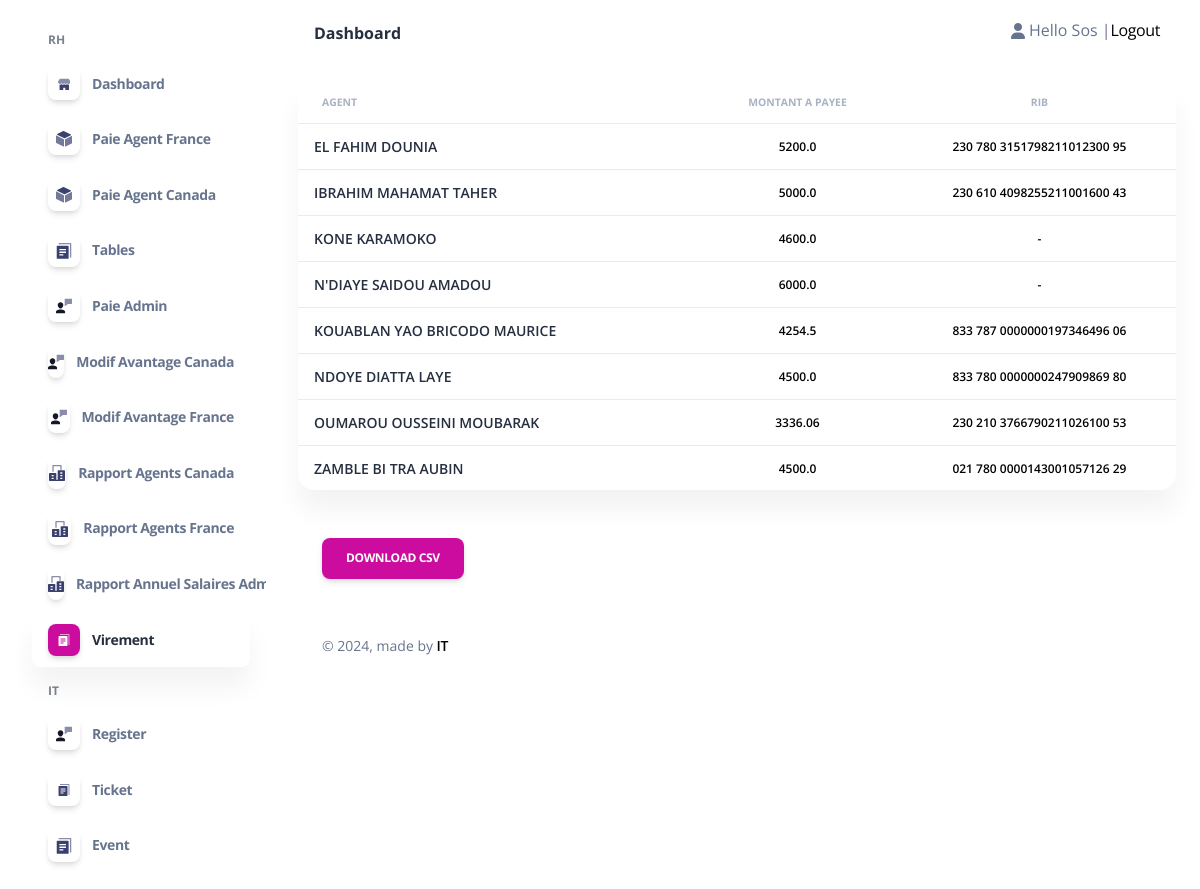
The page /Virement/ (signed in) on the database its author committed.
### admin_Sos/models.py (models this page shows, shortened)
class Salaire_CANADA(models.Model):
    id_Collaborateur=models.ForeignKey(Collaborateur,on_delete=models.CASCADE)
    Date_de_salaire = MonthYearField(null=True, blank=True)
    salaire_finale = models.FloatField(default=0,null=True,blank=True)
    Prime_Produit = models.FloatField(default=0,null=True,blank=True)
    Nbre_d_heures_Travaillees= models.FloatField(default=0,null=True,blank=True)
    Avance_sur_salaire = models.FloatField(default=0,null=True,blank=True)
    S_H = models.FloatField(default=0,null=True, blank=True)
    Planifier= models.FloatField(default=0,null=True,blank=True)

class Collaborateur(models.Model):
    Statut_P= (
        ('AGENT','AGENT'),
        ('CADRE','CADRE'),
        ('TECHNICIEN','TECHNICIEN'),
        ('STAGIAIRE','STAGIAIRE'),
    )
    STATUT_statut = (
        ('ACTIF','ACTIF'),
        ('INACTIF','INACTIF'),
        ('FORMATION','FORMATION'),
        ('STAGE','STAGE'),
    )
    STATUT_activite = (
        ('FRANCE','FRANCE'),
        ('CANADA','CANADA'),
    )
    STATUT_causededepart = (
        ('Demission','Demission'),
        ('Licenciement','Licenciement'),
        ('FPE','FPE'),
        ('Fin de contrat','Fin de contrat'),
        ('Comportement','Comportement'),
        ('Etudes','Etudes'),
        ('Sans motif(Volantaire)','Sans motif(Volantaire)'),
        ('Autre','Autre'),
    )
    Contart = (
        ('Etranger','Etranger'),
        ('Stage','Stage'),
        ('CDD','CDD'),
        ('CDI','CDI'),
    )
    TTGD = (
        ('Célibataire ','Célibataire'),
        ('Marié(e)','Marié(e)'),
        ('Divorcé(e)','Divorcé(e)'),
        ('Veuf(ve)','Veuf(ve)'),
    )
    statut_sexe = (
        ('H','H'),
        ('F','F'),
    )
    statut_TF = (
        ('OUI','OUI'),
        ('NON','NON'),
    )
    Statut = models.CharField(max_length=10,null=True,blank=True,choices=STATUT_statut)
    Nom = models.CharField(max_length=500,null=True,blank=True)
    Prenom = models.CharField(max_length=500,null=True,blank=True)
    Sexe = models.CharField(max_length=50,null=True,blank=True,choices=statut_sexe)
    Date_de_naissance = models.DateField(null=True,blank=True)
    Age = models.PositiveIntegerField(null=True,blank=True)
    Situation_familiale = models.CharField(max_length=100, null=True,blank=True,choices=TTGD)
    Nombre_d_enfants = models.FloatField(default=0, null=True,blank=True)
    N_CIN =models.CharField(default="-",max_length=120 ,null=True,blank=True)
    N_Passeport=models.CharField(default="-",max_length=300 ,null=True,blank=True)
    Nationalité=models.CharField(default="-",max_length=200,null=True,blank=True)
    Adresse_postale=models.CharField(default="-",max_length=200,null=True,blank=True)
    Ville=models.CharField(default="-",max_length=100,null=True,blank=True)
    E_mail= models.EmailField(null=True,blank=True)
    Declaration_CNSS= models.CharField(max_length=100,null=True,blank=True,choices=statut_TF)
    N_de_téléphone=models.CharField(max_length=200,null=True,blank=True)
    RIB = models.CharField(default="-",max_length=300,null=True,blank=True)
    N_CNSS= models.CharField(default="-",max_length=200,null=True,blank=True)
    Type_de_contrat= models.CharField(max_length=100,null=True,blank=True,choices=Contart)
    Salaire_base = models.PositiveBigIntegerField(default=0,null=True,blank=True)
    Nombre_de_Jour_Travaille_Admin= models.PositiveIntegerField(default=0,null=True,blank=True)
    Poste = models.CharField(max_length=100,null=True,blank=True)
    CSP = models.CharField(max_length=100,null=True,blank=True,choices=Statut_P)
    Date_d_entrée = models.DateField(null=True,blank=True)
    Date_de_Sortie = models.DateField(null=True,blank=True)
    anciennetee = models.IntegerField(default=0,null=True, blank=True)
    Motif_de_départ = models.CharField(default="-",max_length=1000,null=True,blank=True,choices=STATUT_causededepart)
    Commentaire = models.CharField(default="-",max_length=1000,null=True,blank=True)
    Prime_Produit = models.FloatField(default=0,null=True,blank=True)
    Nbre_d_heures_Travaillees= models.FloatField(default=0,null=True,blank=True)
    Planifier= models.FloatField(default=0,null=True,blank=True)
    Avance_sur_salaire = models.FloatField(default=0,null=True,blank=True)
    S_H = models.FloatField(default=0,null=True, blank=True)
    Activite=models.CharField(max_length=100,null=True,blank=True,choices=STATUT_activite)
    user =models.OneToOneField(User, null=True,blank=True,on_delete=models.CASCADE)

### admin_Sos/decorators.py (the view)
        def wrapper_func(request,*args, **kwargs):
            group=None
            if request.user.groups.exists():
                group= request.user.groups.all()[0].name
            if group == 'Admin':
                return view_func(request,*args, **kwargs)
            if group == 'Agent':
                return redirect('home')
            else:
                return redirect('login')

### admin_Sos/views.py (called while the page is built)
@admin_only
def VirementView(request):
    context = Collaborateur.objects.all()
    context2 = Salaire_CANADA.objects.all()
    context4 = Salaire_FRANCE.objects.all()
    context3 = Salaire_admin.objects.all()
    salaire = list(context2) + list(context3) + list(context4)
    return render(request, 'admin_/salaire_complet/Virement.html', {'collaborateur': context, 'salaire': salaire})

### Templates/admin_/salaire_complet/Virement.html (shortened to what this page needs)
{% extends 'admin_/Base/homebase_admin.html' %}
{% block body %}{% include 'admin_/content/Salaire/content_virement.html'%}{% endblock  %}

### Templates/admin_/Base/header_admin.html (shortened to what this page needs)
{% load static %}
<body class="g-sidenav-show h-100  bg-gray-100" style="background-color: white !important;">
  <aside class="sidenav navbar navbar-vertical navbar-expand-xs border-0 border-radius-xl my-3 fixed-left ms-3" id="sidenav-main">
    <div class="collapse navbar-collapse h-100 w-200" id="sidenav-collapse-main">
      <ul class="navbar-nav">
        <li class="nav-item mt-3">
          <h6 class="ps-4 ms-2 text-uppercase text-xs font-weight-bolder opacity-6" style="font-weight: bold;!important">RH</h6>
        </li>
        <li class="nav-item">
          <a class="nav-link  {% if request.path == '/home_admin/' %}active{% endif %}" href="{% url 'home_admin' %}">
            <div class="icon icon-shape icon-sm shadow border-radius-md bg-white text-center me-2 d-flex align-items-center justify-content-center">
            </div>
            <span class="nav-link-text ms-1" style="font-weight: bold;!important">Dashboard</span>
          </a>
        </li>
        <li class="nav-item">
          <a class="nav-link {% if request.path == '/HW/' %}active{% endif %}" href="{% url 'tableF' %}">
            <div class="icon icon-shape icon-sm shadow border-radius-md bg-white text-center me-2 d-flex align-items-center justify-content-center">
            </div>
            <span class="nav-link-text ms-1"style="font-weight: bold;!important">Paie Agent France</span>
          </a>
        </li>
        <li class="nav-item">
          <a class="nav-link {% if request.path == '/HW/' %}active{% endif %}" href="{% url 'tableC' %}">
            <div class="icon icon-shape icon-sm shadow border-radius-md bg-white text-center me-2 d-flex align-items-center justify-content-center">
            </div>
            <span class="nav-link-text ms-1"style="font-weight: bold;!important">Paie Agent Canada</span>
          </a>
        </li>
        <li class="nav-item">
          <a class="nav-link {% if request.path == '/table/' %}active{% endif %} " href="{% url 'table' %}">
            <div class="icon icon-shape icon-sm shadow border-radius-md bg-white text-center me-2 d-flex align-items-center justify-content-center">
            </div>
            <span class="nav-link-text ms-1"style="font-weight: bold;!important">Tables</span>
          </a>
        </li>
        <li class="nav-item">
          <a class="nav-link {% if request.path == '/Salaire Admin/' %}active{% endif %} " href="{% url 'salaire_admin' %}">
            <div class="icon icon-shape icon-sm shadow border-radius-md bg-white text-center me-2 d-flex align-items-center justify-content-center">
            </div>
            <span class="nav-link-text ms-1"style="font-weight: bold;!important">Paie Admin</span>
          </a>
        </li>
        <li class="nav-item">
          <a class="nav-link {% if request.path == '/Modif Salaire Agent Canada/' %}active{% endif %}  " href="{% url 'ModifSC' %}">
            <div class="icon icon-shape icon-sm shadow border-radius-md bg-white text-center me-2 d-flex align-items-center justify-content-center">
            </div>
            <span class="nav-link-text ms-1"style="font-weight: bold;!important">Modif Avantage Canada</span>
          </a>
        </li>
        <li class="nav-item">
          <a class="nav-link {% if request.path == '/Modif Salaire Agent France/' %}active{% endif %}  " href="{% url 'ModifSF' %}">
            <div class="icon icon-shape icon-sm shadow border-radius-md bg-white text-center me-2 d-flex align-items-center justify-content-center">
            </div>
            <span class="nav-link-text ms-1"style="font-weight: bold;!important">Modif Avantage France</span>
          </a>
        </li>
        <li class="nav-item">
          <a class="nav-link  {% if request.path == '/rapport Agent Canada/' %}active{% endif %} " href="{% url 'rapport Agent Canada' %}">
            <div class="icon icon-shape icon-sm shadow border-radius-md bg-white text-center me-2 d-flex align-items-center justify-content-center">
            </div>
            <span class="nav-link-text ms-1"style="font-weight: bold;!important">Rapport Agents Canada</span>
          </a>
        </li>
        <li class="nav-item">
          <a class="nav-link  {% if request.path == '/rapport Agent France/' %}active{% endif %} " href="{% url 'rapport Agent France' %}">
            <div class="icon icon-shape icon-sm shadow border-radius-md bg-white text-center me-2 d-flex align-items-center justify-content-center">
            </div>
            <span class="nav-link-text ms-1"style="font-weight: bold;!important">Rapport Agents France</span>
          </a>
        </li>
        <li class="nav-item">
          <a class="nav-link {% if request.path == '/rapport Admin/' %}active{% endif %} " href="{% url 'rapport Admin' %}">
            <div class="icon icon-shape icon-sm shadow border-radius-md bg-white text-center me-2 d-flex align-items-center justify-content-center">
            </div>
            <span class="nav-link-text ms-1"style="font-weight: bold;!important">Rapport Annuel Salaires Admins</span>
          </a>
        </li>
        <li class="nav-item">
          <a class="nav-link {% if request.path == '/Virement/' %}active{% endif %} " href="{% url 'virement' %}">
            <div class="icon icon-shape icon-sm shadow border-radius-md bg-white text-center me-2 d-flex align-items-center justify-content-center">
            </div>
            <span class="nav-link-text ms-1"style="font-weight: bold;!important">Virement</span>
          </a>
        </li>
        <li class="nav-item mt-3">
          <h6 class="ps-4 ms-2 text-uppercase text-xs font-weight-bolder opacity-6" style="font-weight: bold;!important">IT</h6>
        </li>
        <li class="nav-item">
          <a class="nav-link {% if request.path == '/register/' %}active{% endif %} " href="{% url 'register' %}">
            <div class="icon icon-shape icon-sm shadow border-radius-md bg-white text-center me-2 d-flex align-items-center justify-content-center">
            </div>
            <span class="nav-link-text ms-1"style="font-weight: bold;!important">Register</span>
          </a>
        </li>
        <li class="nav-item">
          <a class="nav-link {% if request.path == '/test/' %}active{% endif %} " href="">
            <div class="icon icon-shape icon-sm shadow border-radius-md bg-white text-center me-2 d-flex align-items-center justify-content-center">
            </div>
            <span class="nav-link-text ms-1"style="font-weight: bold;!important">Ticket</span>
          </a>
        </li>
        <li class="nav-item">
          <a class="nav-link {% if request.path == '/tableEV/' %}active{% endif %} " href="{% url 'tableEV' %}">
            <div class="icon icon-shape icon-sm shadow border-radius-md bg-white text-center me-2 d-flex align-items-center justify-content-center">
            </div>
            <span class="nav-link-text ms-1"style="font-weight: bold;!important">Event</span>
          </a>
        </li>
      </ul>
    </div>
  </aside>
  <main class="main-content mt-1 border-radius-lg">
    <nav class="navbar navbar-main navbar-expand-lg px-0 mx-4 shadow-none border-radius-xl" id="navbarBlur" navbar-scroll="true">
      <div class="container-fluid py-1 px-3">
        <nav aria-label="breadcrumb">
          <ol class="breadcrumb bg-transparent mb-0 pb-0 pt-1 px-0 me-sm-6 me-5">
          </ol>
          <h6 class="font-weight-bolder mb-0"style="font-weight: bold;!important;" >Dashboard</h6>
        </nav>
        <div class="collapse navbar-collapse mt-sm-0 mt-2 me-md-0 me-sm-4" id="navbar">
          <ul class="navbar-nav  justify-content-end">
            <li class="nav-item d-flex align-items-center">
              {% if request.user.is_authenticated%}
                <i class="fa fa-user me-sm-1"></i>
				    			    <div> Hello {{request.user}} | </a></div>
                      <div><a  href="{% url 'logout' %}" > Logout</a></div>
						  {% endif %}
            </li>
          </ul>
        </div>
      </div>
    </nav>

### Templates/admin_/content/Salaire/content_virement.html (shortened to what this page needs)
{% load static %}
<div class="container-fluid py-4">
    <div class="row">
      <div class="col-12">
        <div class="card mb-4">
          <div class="card-body px-0 pt-0 pb-2">
            <div class="table-responsive p-0" style="height: 400px; overflow-y: auto;">
              <table class="table align-items-center mb-0">
                <thead>
                  <tr>
                    <th class="text-uppercase text-secondary text-xxs font-weight-bolder opacity-7">Agent</th>
                    <th class="text-center text-uppercase text-secondary text-xxs font-weight-bolder opacity-7">Montant a Payee</th>
                    <th class="text-center text-uppercase text-secondary text-xxs font-weight-bolder opacity-7">RIB</th>
                  </tr>
                </thead>
                <tbody>
                {% for S in salaire %}
                  <tr>
                    <td>
                      <div class="d-flex px-2 py-1">
                        <div class="d-flex flex-column justify-content-center">
                          <h6 class="mb-0 text-sm">{{ S.id_Collaborateur.Nom }} {{ S.id_Collaborateur.Prenom }} </h6>
                        </div>
                      </div>
                    </td>
                    <td class="align-middle text-center">
                      <p class="text-xs font-weight-bold mb-0">{{ S.salaire_finale }}</p>
                    </td>
                    <td class="align-middle text-center">
                      <p class="text-xs font-weight-bold mb-0">{{ S.id_Collaborateur.RIB }}</p>
                    </td>
                  </tr>
                  {% endfor %}
                </tbody>
              </table>
            </div>
          </div>
        </div>
        <div class="container-fluid py-4">
        <button id="downloadCsvBtn" class="btn btn-primary">Download CSV</button>
        </div>
      </div>
    </div>

### static/Admin Page/assets/css/nucleo-svg.css (style rules this page uses)
.icon { display: inline-block; color: #111111; height: 1em; width: 1em; }
.icon-sm { height: 0.8em; width: 0.8em; }
.icon { fill: currentColor; stroke: none; }

### rows shown on the page
Salaire_CANADA: id_Collaborateur.Nom "EL FAHIM", id_Collaborateur.Prenom "DOUNIA", salaire_finale "5200.0", id_Collaborateur.RIB "230 780 3151798211012300 95"
Salaire_CANADA: id_Collaborateur.Nom "IBRAHIM", id_Collaborateur.Prenom "MAHAMAT TAHER", salaire_finale "5000.0", id_Collaborateur.RIB "230 610 4098255211001600 43"
Salaire_CANADA: id_Collaborateur.Nom "KONE", id_Collaborateur.Prenom "KARAMOKO", salaire_finale "4600.0", id_Collaborateur.RIB "-"
Salaire_CANADA: id_Collaborateur.Nom "N'DIAYE", id_Collaborateur.Prenom "SAIDOU AMADOU", salaire_finale "6000.0", id_Collaborateur.RIB "-"
Salaire_CANADA: id_Collaborateur.Nom "KOUABLAN", id_Collaborateur.Prenom "YAO BRICODO MAURICE", salaire_finale "4254.5", id_Collaborateur.RIB "833 787 0000000197346496 06"
Salaire_CANADA: id_Collaborateur.Nom "NDOYE", id_Collaborateur.Prenom "DIATTA LAYE", salaire_finale "4500.0", id_Collaborateur.RIB "833 780 0000000247909869 80"
Salaire_CANADA: id_Collaborateur.Nom "OUMAROU OUSSEINI", id_Collaborateur.Prenom "MOUBARAK", salaire_finale "3336.06", id_Collaborateur.RIB "230 210 3766790211026100 53"
Salaire_CANADA: id_Collaborateur.Nom "ZAMBLE", id_Collaborateur.Prenom "BI TRA AUBIN", salaire_finale "4500.0", id_Collaborateur.RIB "021 780 0000143001057126 29"

### other values the page prints
{{ request.user }} "Sos"
